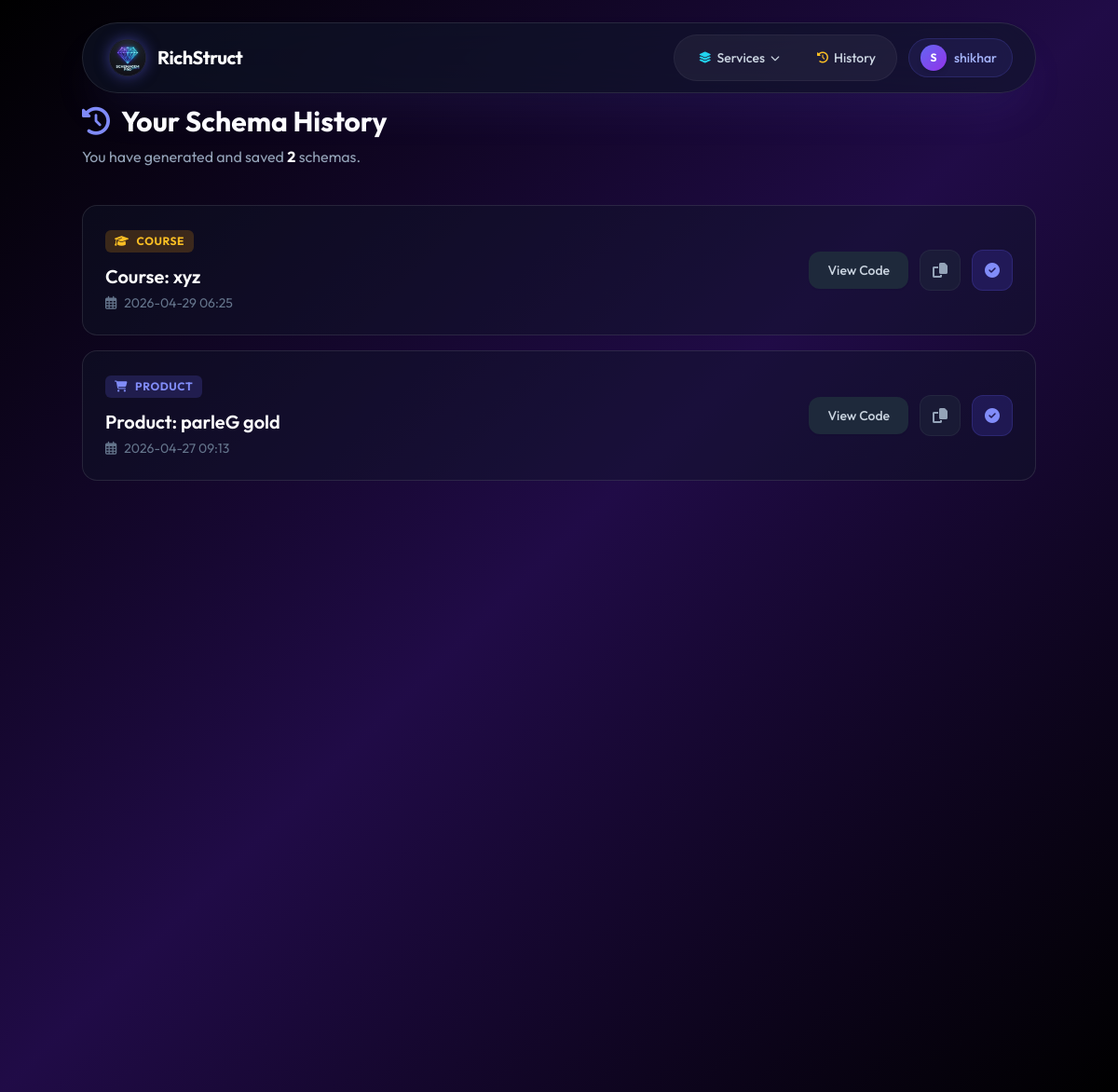
/history (signed in), run on the app's committed database.
### models.py (models this page shows, shortened)
class User(db.Model, UserMixin):
    id = db.Column(db.Integer, primary_key=True)
    username = db.Column(db.String(80), unique=True, nullable=False)
    email = db.Column(db.String(120), unique=True, nullable=False)
    password_hash = db.Column(db.String(256), nullable=False)
    created_at = db.Column(db.DateTime, default=datetime.utcnow)
    schemas = db.relationship('Schema', backref='owner', lazy=True)
    logs = db.relationship('ActivityLog', backref='user', lazy=True)

class Schema(db.Model):
    id = db.Column(db.Integer, primary_key=True)
    schema_type = db.Column(db.String(50), nullable=False)
    schema_name = db.Column(db.String(200), nullable=False) # e.g. "Product: iPhone 15"
    json_content = db.Column(db.Text, nullable=False)
    created_at = db.Column(db.DateTime, default=datetime.utcnow)
    user_id = db.Column(db.Integer, db.ForeignKey('user.id'), nullable=False)

### app.py (the view)
@app.route('/history')
@login_required
def history():
    user_schemas = Schema.query.filter_by(user_id=current_user.id).order_by(Schema.created_at.desc()).all()
    return render_template('history.html', schemas=user_schemas)

### app.py (called while the page is built)
@login_manager.user_loader
def load_user(user_id):
    return db.session.get(User, int(user_id))

### templates/history.html (shortened to what this page needs)
{% extends 'base.html' %}
{% block content %}
<div class="animate-fade-in-up max-w-5xl mx-auto">
    <div class="mb-10">
        <h1 class="text-3xl font-bold text-white flex items-center gap-3">
            <i class="fas fa-history text-indigo-400"></i> Your Schema History
        </h1>
        <p class="text-slate-400 mt-2">You have generated and saved <strong class="text-white">{{ schemas|length }}</strong> schemas.</p>
    </div>
    {% if schemas %}
    <div class="space-y-4">
        {% for schema in schemas %}
        <div class="bg-slate-900/40 backdrop-blur-xl border border-white/10 rounded-2xl p-6 flex flex-col md:flex-row md:items-center justify-between gap-4 hover:border-indigo-500/50 transition-all hover:bg-slate-900/60 group">
            <div class="flex-grow">
                <div class="inline-flex items-center gap-2 px-2.5 py-1 rounded-md text-xs font-bold mb-3 uppercase tracking-wider
                    {% if schema.schema_type == 'product' %}bg-indigo-500/20 text-indigo-400
                    {% elif schema.schema_type == 'faq' %}bg-emerald-500/20 text-emerald-400
                    {% else %}bg-amber-500/20 text-amber-400{% endif %}">
                    <i class="fas {% if schema.schema_type == 'product' %}fa-shopping-cart{% elif schema.schema_type == 'faq' %}fa-question-circle{% else %}fa-graduation-cap{% endif %}"></i>
                    {{ schema.schema_type }}
                </div>
                <h3 class="text-xl font-semibold text-white mb-1 group-hover:text-indigo-300 transition-colors">{{ schema.schema_name }}</h3>
                <span class="text-sm text-slate-500 flex items-center gap-2">
                    <i class="far fa-calendar-alt"></i> {{ schema.created_at.strftime('%Y-%m-%d %H:%M') }}
                </span>
            </div>
            <div class="flex items-center gap-3 shrink-0">
                <button class="view-code bg-slate-800 hover:bg-slate-700 text-slate-300 hover:text-white px-5 py-2.5 rounded-xl text-sm font-medium transition-colors shadow-sm" data-content="{{ schema.json_content }}">
                    View Code
                </button>
                <button class="btn-copy-history w-11 h-11 flex items-center justify-center bg-slate-800/50 border border-white/5 hover:border-white/20 hover:bg-slate-800 text-slate-400 hover:text-white rounded-xl transition-all" data-content="{{ schema.json_content }}" title="Copy Code">
                    <i class="fas fa-copy"></i>
                </button>
                <form action="{{ url_for('validate') }}" method="POST" class="inline">
                    <button type="submit" class="w-11 h-11 flex items-center justify-center bg-indigo-600/20 border border-indigo-500/20 hover:bg-indigo-600 hover:border-indigo-500 text-indigo-400 hover:text-white rounded-xl transition-all" title="Validate Schema">
                        <i class="fas fa-check-circle"></i>
                    </button>
                </form>
            </div>
        </div>
        {% endfor %}
    </div>
    {% endif %}
</div>
{% endblock %}

### templates/base.html (shortened to what this page needs)
<!DOCTYPE html>
<html lang="en">
<head>
  <link rel="stylesheet" href="https://cdnjs.cloudflare.com/ajax/libs/font-awesome/6.4.0/css/all.min.css">
  <script src="https://cdn.tailwindcss.com"></script>
</head>
<body class="text-slate-200 font-sans overflow-x-hidden antialiased bg-black selection:bg-indigo-500/30">
  <div class="fixed inset-0 -z-10 overflow-hidden bg-black">
    <video autoplay muted loop playsinline class="w-full h-full object-cover mix-blend-luminosity opacity-60">
      <source src="https://media.istockphoto.com/id/1310134440/video/digital-transformation-concept-system-engineering-binary-code-programming.mp4?s=mp4-640x640-is&k=20&c=yL2j8oN-N-Zl_A1wH0O7sY8Q_o_v0xKk0xX_K8f7s2g=" type="video/mp4">
    </video>
    <div class="absolute inset-0 bg-gradient-to-br from-black/95 via-violet-950/70 to-black/95"></div>
  </div>
  <nav class="fixed w-[92%] max-w-5xl z-50 top-6 left-1/2 -translate-x-1/2 transition-all duration-300 bg-slate-900/60 backdrop-blur-2xl border border-white/10 rounded-full py-3 px-6 shadow-2xl shadow-indigo-500/10">
    <div class="flex items-center justify-between">
      <a href="{{ url_for('index') }}" class="flex items-center gap-3 group cursor-pointer pl-1">
        <img src="{{ url_for('static', filename='img/logo.png') }}" alt="RichStruct Logo" class="w-10 h-10 rounded-full shadow-[0_0_15px_rgba(99,102,241,0.5)] group-hover:shadow-[0_0_25px_rgba(99,102,241,0.8)] transition-all duration-300 border border-white/10">
        <h1 class="text-xl font-bold text-white tracking-tight">RichStruct</h1>
      </a>
      <div class="flex items-center gap-2">
        {% if current_user.is_authenticated %}
          <div class="hidden sm:flex items-center gap-1 bg-white/5 rounded-full p-1.5 border border-white/5">
            <div class="nav-dropdown" id="servicesDropdown">
              <button onclick="toggleDropdown()" class="flex items-center gap-1.5 px-5 py-2 rounded-full text-sm font-medium text-slate-300 hover:text-white hover:bg-white/10 transition-all select-none">
                <i class="fas fa-layer-group text-cyan-400 text-xs"></i> Services
                <i class="fas fa-chevron-down text-[10px] transition-transform duration-200" id="servicesChevron"></i>
              </button>
            </div>
            <a href="{{ url_for('history') }}" class="flex items-center gap-1.5 px-4 py-2 rounded-full text-sm font-medium text-slate-300 hover:text-white hover:bg-white/10 transition-all">
              <i class="fas fa-history text-amber-400 text-xs"></i> History
            </a>
          </div>
          <a href="{{ url_for('dashboard') }}" class="hidden sm:flex items-center gap-2 ml-1 pl-3 pr-4 py-1.5 rounded-full bg-indigo-500/10 border border-indigo-500/20 hover:bg-indigo-500/20 hover:border-indigo-500/40 transition-all duration-200 group">
            <div class="w-7 h-7 rounded-full bg-gradient-to-br from-indigo-500 to-purple-600 flex items-center justify-center text-white text-xs font-bold shadow-md">
              {{ current_user.username[0].upper() }}
            </div>
            <span class="text-sm font-medium text-indigo-300 group-hover:text-indigo-200 transition-colors">{{ current_user.username }}</span>
          </a>
        {% endif %}
      </div>
    </div>
  </nav>
  <main class="min-h-screen pt-28 pb-20 relative z-10 px-6">
    <div class="max-w-7xl mx-auto">
      {% block content %}{% endblock %}
    </div>
  </main>
</body>
</html>

### templates/base.html (style rules this page uses)
.nav-dropdown { position: relative; }

### data on the page
User: username "S", username "shikhar"
Schema: schema_type "COURSE", schema_name "Course: xyz", created_at "2026-04-29 06:25"
Schema: schema_type "PRODUCT", schema_name "Product: parleG gold", created_at "2026-04-27 09:13"

### other printed values
{{ schemas|length }} "2"
